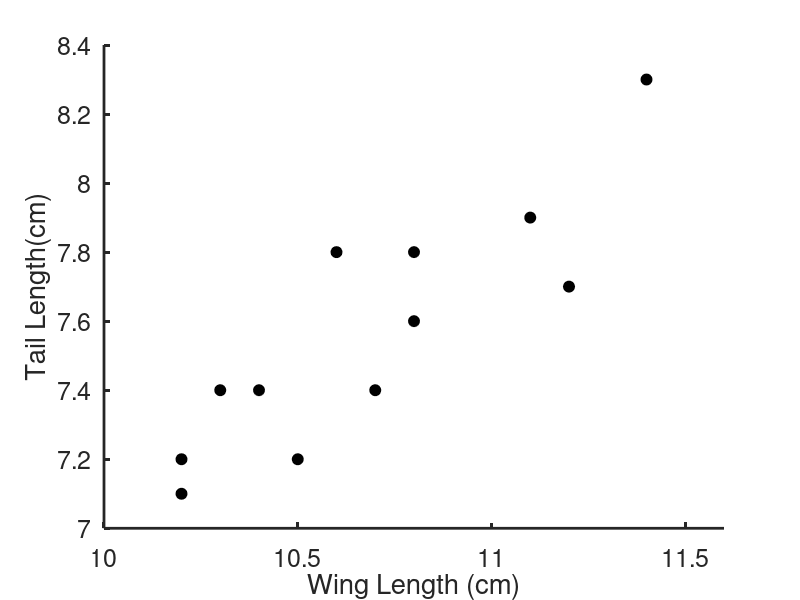

Here is the MATLAB script that generated this plot:
% Purpose: Code written in response to Exercise 1 of the parametric
% correlation tests discussion on Canvas.

% Link: https://canvas.upenn.edu/courses/1358934/discussion_topics/5600885

% Josh's solution: https://github.com/PennNGG/Statistics/tree/master/Parametric%20Correlation

% Written 2.16.2020 by CMH

wingLength = [10.4 10.8 11.1 10.2 10.3 10.2 10.7 10.5 10.8 11.2 10.6 11.4]; % X - cm
mean_WL = mean(wingLength);
tailLength = [7.4 7.6 7.9 7.2 7.4 7.1 7.4 7.2 7.8 7.7 7.8 8.3]; % Y - cm
mean_TL = mean(tailLength);
n = length(wingLength);
alpha = 0.05;

%% Plot against each other
figure(1) 
hold on

plot(wingLength, tailLength, 'ko', 'MarkerSize', 8, 'MarkerFaceColor', 'k');
set(gca, 'FontSize', 18, 'LineWidth', 2);
xlabel('Wing Length (cm)');
ylabel('Tail Length(cm)');
xlim([10 11.6]);
box off

hold off

% 1. Yes, these two variables look like they are related.

%% Calculate r(x,y) and r(y,x) and then with corrcoef
num = sum((wingLength - mean_WL) .* (tailLength - mean_TL));
x_denom = sqrt(sum((wingLength - mean_WL) .^ 2));
y_denom = sqrt(sum((tailLength - mean_TL) .^ 2));

r_xy_hand = num/(x_denom * y_denom);
r_yx_hand = num/(y_denom * x_denom);
r_matlab = corrcoef(wingLength, tailLength);
r_xy_matlab = r_matlab(1, 2);
r_yx_matlab = r_matlab(2, 1);
 
r = r_xy_hand;

% 2. Yes, the value for r I calcualted by hand matches the one in Matlab.

%% Find standard error and 95% CI
SE = sqrt((1 - r^2)/(n - 2));

FZ = 0.5 * log((1 + r)/(1 - r));
sz = sqrt(1/(n-3));

z_lower = FZ + norminv(alpha/2) * sz;
z_upper = FZ - norminv(alpha/2) * sz;

r_upper = (exp(2*z_upper) - 1)/(exp(2*z_upper) + 1);
r_lower = (exp(2*z_lower) - 1)/(exp(2*z_lower) + 1);

% 3. Standard error is 0.1557 and CI is [0.5923 0.9632];

%% Find significance
t = r/SE;
p = 1-tcdf(t, n - 2);

% 4. Yes, p = 0.00015

%% Is r = 0.75 different?
zm = FZ;
rh = 0.75;
zh = 0.5 * log((1 + rh)/(1 - rh));

z = (zm - zh)/(sqrt(1/(n - 3)));

t_new = 1-normcdf(z/2);

% 5. No, in this case p = 0.2938 so we do not reject the null

%% Calculate power and sample size needed to reject r = 0 when r > 0.5
% Pieces of code below adapted from Josh's answer key
df = n-2;
tcrit=tinv(1-alpha/2,df);
rcrit=sqrt(tcrit^2/(tcrit^2+(df)));
zr=0.5*log((1+rcrit)/(1-rcrit));

Zb=(zm-zr)*sqrt(n-3);
power=normcdf(Zb);

% 6. The power is 0.98

percReject = 0.01;
rho = 0.5;
Zb = tinv(1 - percReject,inf);
Za = tinv(1 - alpha/2, inf);
zeta= 0.5 * log((1 + rho)/(1 - rho));
SampleSize = round(((Zb + Za)/zeta)^2+3);

% 6. We need a sample size of 64